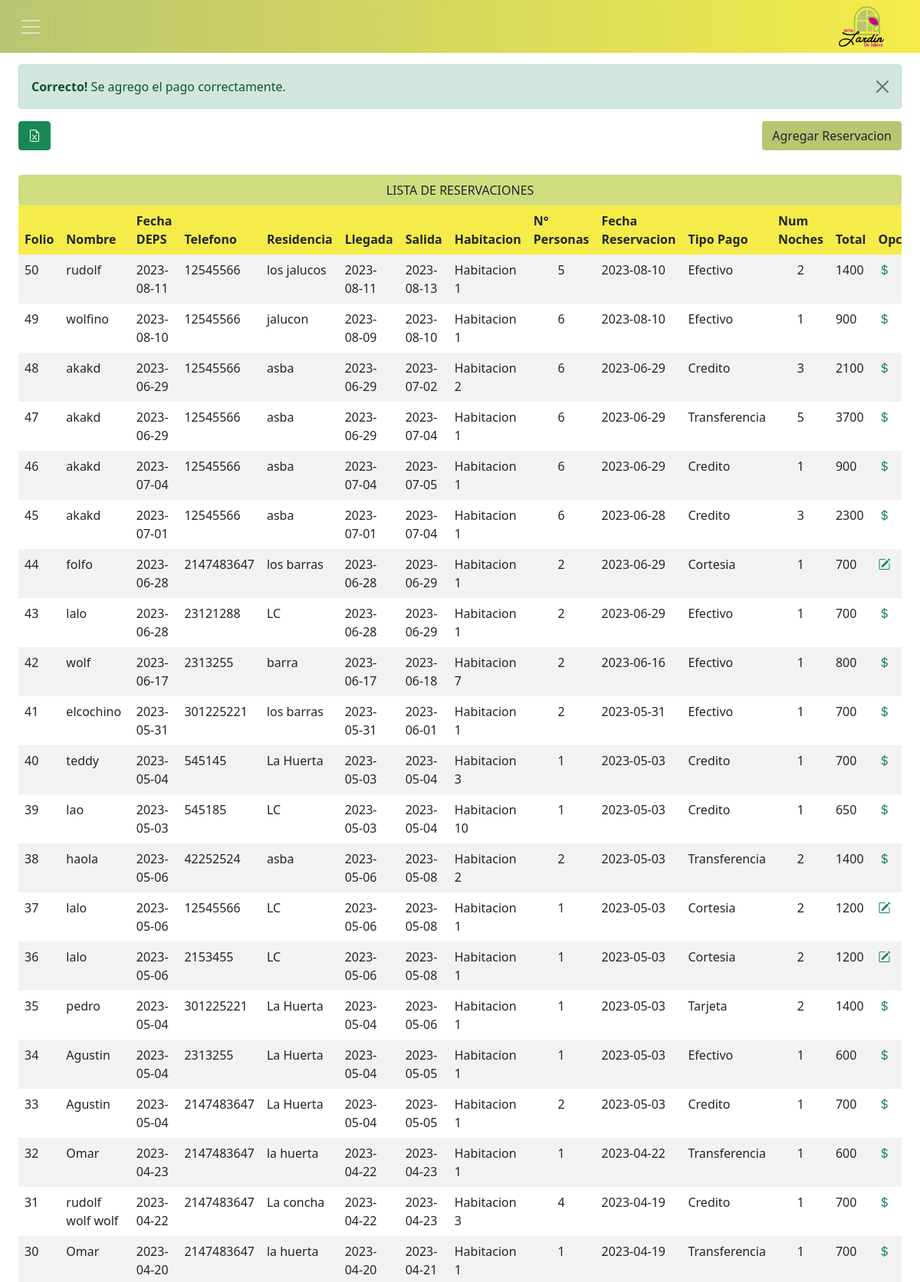
/vista.php?mensaje=correcto (signed in, upper part), run on the app's committed database.
### tables this page shows
CREATE TABLE `reservaciones` (
  `idReservaciones` int(10) NOT NULL,
  `nombre` varchar(45) NOT NULL,
  `fecha_deps` date NOT NULL,
  `num_telefono` int(10) NOT NULL,
  `email` varchar(25) NOT NULL,
  `lugar_residencia` varchar(45) NOT NULL,
  `fecha_llegada` date NOT NULL,
  `fecha_salida` date NOT NULL,
  `habitacion_id` int(2) NOT NULL,
  `no_personas` int(2) NOT NULL,
  `deposito` int(6) NOT NULL,
  `fecha_reservacion` date NOT NULL,
  `tipo_pago` text NOT NULL,
  `no_folio` int(6) NOT NULL,
  `no_noches` int(2) NOT NULL,
  `total` float NOT NULL,
  `temporada` varchar(10) NOT NULL
);

CREATE TABLE `habitaciones` (
  `id` int(10) NOT NULL,
  `tipo_id` int(10) NOT NULL,
  `nom_habitacion` varchar(20) NOT NULL,
  `planta` tinyint(1) NOT NULL,
  `disponible` tinyint(1) NOT NULL
);

### vista.php (the view, shortened to what this page needs)
<?php include 'template/header.php' ?>
<?php
    include_once "model/conexion.php";
    $sentencia = $bd -> query("select reservaciones.*, habitaciones.nom_habitacion from reservaciones JOIN habitaciones ON id = reservaciones.habitacion_id order by reservaciones.idReservaciones desc");
    $reservacion = $sentencia->fetchAll(PDO::FETCH_OBJ);
?>
<head>
    <link rel="stylesheet" href="css/styleGeneral.css">
</head>
<div class="margin_table">
    <div class="row">
        <div class="col-sm-12">
<?php
                if(isset($_GET['mensaje']) and $_GET['mensaje'] == 'correcto'){
            ?>
            <div class="alert alert-success alert-dismissible fade show" role="alert">
            <strong>Correcto!</strong> Se agrego el pago correctamente.
            <button type="button" class="btn-close" data-bs-dismiss="alert" aria-label="Close"></button>
            </div>
            <?php
                }
            ?>
            <input style="float: right;" type="button" onclick = "location='reservacion.php'" value = "Agregar Reservacion" class = "btn btn_general rounded" ></input>
            <button class="btn btn-success float-right" onclick = "location='excel.php'"><i class="bi bi-file-earmark-excel"></i></button>
            <br><br>
            <div class="mt-2">
                <div class="table_title rounded p-2">LISTA DE RESERVACIONES</div>
                <div class="mx-auto">
                    <div class="table-responsive">
                    <table class="table table-striped  table-hover table-borderless">
                        <thead class="table_theme">
                            <tr>
                                <th scope="col">Folio</th>
                                <th scope="col">Nombre</th>
                                <th scope="col">Fecha DEPS</th>
                                <th scope="col">Telefono</th>
                                <th scope="col">Residencia</th>
                                <th scope="col">Llegada</th>
                                <th scope="col">Salida</th>
                                <th scope="col">Habitacion</th>
                                <th scope="col">N° Personas</th>
                                <th scope="col">Fecha Reservacion</th>
                                <th scope="col">Tipo Pago</th>
                                <th scope="col">Num Noches</th>
                                <th scope="col">Total</th>
                                <th scope="col" colspan="3">Opciones</th>
                            </tr>
                        </thead>
                        <tbody>
                            <?php
                                foreach($reservacion as $dato){
                            ?>
                             <tr>
                                <td scope="row"><?php echo $dato->no_folio; ?></td>
                                <td><?php echo $dato->nombre; ?></td>
                                <td><?php echo $dato->fecha_deps; ?></td>
                                <td><?php echo $dato->num_telefono; ?></td>
                                <td><?php echo $dato->lugar_residencia; ?></td>
                                <td><?php echo $dato->fecha_llegada; ?></td>
                                <td><?php echo $dato->fecha_salida; ?></td>
                                <td><?php echo $dato->nom_habitacion; ?></td>
                                <td style = "text-align: center;" ><?php echo $dato->no_personas; ?></td>
                                <td><?php echo $dato->fecha_reservacion; ?></td>
                                <td><?php echo $dato->tipo_pago; ?></td>
                                <td style = "text-align: center;" ><?php echo $dato->no_noches; ?></td>
                                <td><?php echo $dato->total; ?></td>
                                <?php if ($dato->tipo_pago != 'Cortesia'){ ?>
                                <td><a class="text-success" href="pagos.php?codigo=<?php echo $dato->idReservaciones; ?>&numhab=<?php echo $dato->habitacion_id; ?>"><i class="bi bi-currency-dollar"></i></a></td>
                                <?php }?>
                                <td><a class="text-success" href="editar.php?codigo=<?php echo $dato->idReservaciones; ?>&numhab=<?php echo $dato->habitacion_id; ?>"><i class="bi bi-pencil-square"></i></a></td>
                                <td></td>
                            </tr>
                            <?php
                                }
                            ?>
                        </tbody>
                    </table>
                    </div>
                </div>
            </div>
        </div>
        <?php include 'template/footer.php' ?>

### css/styleGeneral.css (style rules this page uses)
.btn_general { background: rgb(185, 197, 113); }
.margin_table { margin-top: 7%; margin-left: 2%; margin-right: 2%; }
.table_theme { background: rgb(245, 236, 73); }
.table_title { background: rgb(207, 221, 127); width: 100%; text-align: center; }

### data on the page
reservaciones: no_folio "50", nombre "rudolf", fecha_deps "2023-08-11", num_telefono "12545566", lugar_residencia "los jalucos", fecha_llegada "2023-08-11", fecha_salida "2023-08-13", habitacion.nom_habitacion "Habitacion 1", no_personas "5", fecha_reservacion "2023-08-10", tipo_pago "Efectivo", no_noches "2", total "1400"
reservaciones: no_folio "49", nombre "wolfino", fecha_deps "2023-08-10", num_telefono "12545566", lugar_residencia "jalucon", fecha_llegada "2023-08-09", fecha_salida "2023-08-10", habitacion.nom_habitacion "Habitacion 1", no_personas "6", fecha_reservacion "2023-08-10", tipo_pago "Efectivo", no_noches "1", total "900"
reservaciones: no_folio "48", nombre "akakd", fecha_deps "2023-06-29", num_telefono "12545566", lugar_residencia "asba", fecha_llegada "2023-06-29", fecha_salida "2023-07-02", habitacion.nom_habitacion "Habitacion 2", no_personas "6", fecha_reservacion "2023-06-29", tipo_pago "Credito", no_noches "3", total "2100"
reservaciones: no_folio "47", nombre "akakd", fecha_deps "2023-06-29", num_telefono "12545566", lugar_residencia "asba", fecha_llegada "2023-06-29", fecha_salida "2023-07-04", habitacion.nom_habitacion "Habitacion 1", no_personas "6", fecha_reservacion "2023-06-29", tipo_pago "Transferencia", no_noches "5", total "3700"
reservaciones: no_folio "46", nombre "akakd", fecha_deps "2023-07-04", num_telefono "12545566", lugar_residencia "asba", fecha_llegada "2023-07-04", fecha_salida "2023-07-05", habitacion.nom_habitacion "Habitacion 1", no_personas "6", fecha_reservacion "2023-06-29", tipo_pago "Credito", no_noches "1", total "900"
reservaciones: no_folio "45", nombre "akakd", fecha_deps "2023-07-01", num_telefono "12545566", lugar_residencia "asba", fecha_llegada "2023-07-01", fecha_salida "2023-07-04", habitacion.nom_habitacion "Habitacion 1", no_personas "6", fecha_reservacion "2023-06-28", tipo_pago "Credito", no_noches "3", total "2300"
reservaciones: no_folio "44", nombre "folfo", fecha_deps "2023-06-28", num_telefono "2147483647", lugar_residencia "los barras", fecha_llegada "2023-06-28", fecha_salida "2023-06-29", habitacion.nom_habitacion "Habitacion 1", no_personas "2", fecha_reservacion "2023-06-29", tipo_pago "Cortesia", no_noches "1", total "700"
reservaciones: no_folio "43", nombre "lalo", fecha_deps "2023-06-28", num_telefono "23121288", lugar_residencia "LC", fecha_llegada "2023-06-28", fecha_salida "2023-06-29", habitacion.nom_habitacion "Habitacion 1", no_personas "2", fecha_reservacion "2023-06-29", tipo_pago "Efectivo", no_noches "1", total "700"
reservaciones: no_folio "42", nombre "wolf", fecha_deps "2023-06-17", num_telefono "2313255", lugar_residencia "barra", fecha_llegada "2023-06-17", fecha_salida "2023-06-18", habitacion.nom_habitacion "Habitacion 7", no_personas "2", fecha_reservacion "2023-06-16", tipo_pago "Efectivo", no_noches "1", total "800"
reservaciones: no_folio "41", nombre "elcochino", fecha_deps "2023-05-31", num_telefono "301225221", lugar_residencia "los barras", fecha_llegada "2023-05-31", fecha_salida "2023-06-01", habitacion.nom_habitacion "Habitacion 1", no_personas "2", fecha_reservacion "2023-05-31", tipo_pago "Efectivo", no_noches "1", total "700"
reservaciones: no_folio "40", nombre "teddy", fecha_deps "2023-05-04", num_telefono "545145", lugar_residencia "La Huerta", fecha_llegada "2023-05-03", fecha_salida "2023-05-04", habitacion.nom_habitacion "Habitacion 3", no_personas "1", fecha_reservacion "2023-05-03", tipo_pago "Credito", no_noches "1", total "700"
reservaciones: no_folio "39", nombre "lao", fecha_deps "2023-05-03", num_telefono "545185", lugar_residencia "LC", fecha_llegada "2023-05-03", fecha_salida "2023-05-04", habitacion.nom_habitacion "Habitacion 10", no_personas "1", fecha_reservacion "2023-05-03", tipo_pago "Credito", no_noches "1", total "650"
reservaciones: no_folio "38", nombre "haola", fecha_deps "2023-05-06", num_telefono "42252524", lugar_residencia "asba", fecha_llegada "2023-05-06", fecha_salida "2023-05-08", habitacion.nom_habitacion "Habitacion 2", no_personas "2", fecha_reservacion "2023-05-03", tipo_pago "Transferencia", no_noches "2", total "1400"
reservaciones: no_folio "37", nombre "lalo", fecha_deps "2023-05-06", num_telefono "12545566", lugar_residencia "LC", fecha_llegada "2023-05-06", fecha_salida "2023-05-08", habitacion.nom_habitacion "Habitacion 1", no_personas "1", fecha_reservacion "2023-05-03", tipo_pago "Cortesia", no_noches "2", total "1200"
reservaciones: no_folio "36", nombre "lalo", fecha_deps "2023-05-06", num_telefono "2153455", lugar_residencia "LC", fecha_llegada "2023-05-06", fecha_salida "2023-05-08", habitacion.nom_habitacion "Habitacion 1", no_personas "1", fecha_reservacion "2023-05-03", tipo_pago "Cortesia", no_noches "2", total "1200"
reservaciones: no_folio "35", nombre "pedro", fecha_deps "2023-05-04", num_telefono "301225221", lugar_residencia "La Huerta", fecha_llegada "2023-05-04", fecha_salida "2023-05-06", habitacion.nom_habitacion "Habitacion 1", no_personas "1", fecha_reservacion "2023-05-03", tipo_pago "Tarjeta", no_noches "2", total "1400"
reservaciones: no_folio "34", nombre "Agustin", fecha_deps "2023-05-04", num_telefono "2313255", lugar_residencia "La Huerta", fecha_llegada "2023-05-04", fecha_salida "2023-05-05", habitacion.nom_habitacion "Habitacion 1", no_personas "1", fecha_reservacion "2023-05-03", tipo_pago "Efectivo", no_noches "1", total "600"
reservaciones: no_folio "33", nombre "Agustin", fecha_deps "2023-05-04", num_telefono "2147483647", lugar_residencia "La Huerta", fecha_llegada "2023-05-04", fecha_salida "2023-05-05", habitacion.nom_habitacion "Habitacion 1", no_personas "2", fecha_reservacion "2023-05-03", tipo_pago "Credito", no_noches "1", total "700"
reservaciones: no_folio "32", nombre "Omar", fecha_deps "2023-04-23", num_telefono "2147483647", lugar_residencia "la huerta", fecha_llegada "2023-04-22", fecha_salida "2023-04-23", habitacion.nom_habitacion "Habitacion 1", no_personas "1", fecha_reservacion "2023-04-22", tipo_pago "Transferencia", no_noches "1", total "600"
reservaciones: no_folio "31", nombre "rudolf wolf wolf", fecha_deps "2023-04-22", num_telefono "2147483647", lugar_residencia "La concha", fecha_llegada "2023-04-22", fecha_salida "2023-04-23", habitacion.nom_habitacion "Habitacion 3", no_personas "4", fecha_reservacion "2023-04-19", tipo_pago "Credito", no_noches "1", total "700"
reservaciones: no_folio "30", nombre "Omar", fecha_deps "2023-04-20", num_telefono "2147483647", lugar_residencia "la huerta", fecha_llegada "2023-04-20", fecha_salida "2023-04-21", habitacion.nom_habitacion "Habitacion 1", no_personas "1", fecha_reservacion "2023-04-19", tipo_pago "Transferencia", no_noches "1", total "700"
